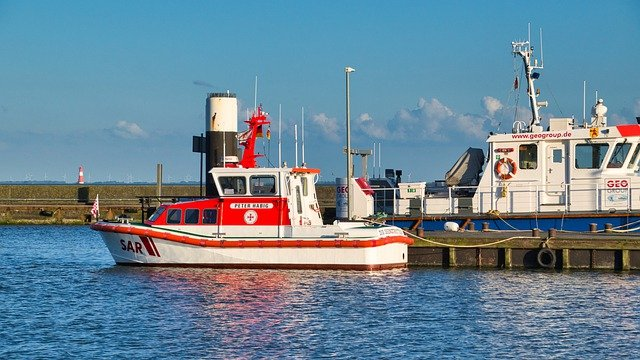
#> input picture boats.jpg, 640 x 360 px
$ jupyter execute image-processing-opencv.ipynb   (shell and % lines are left out)
#> lines starting #> are read from the running program, lines starting #| are printed output that depends on the picture; after the words box and inside, x2 and y2 are one past the last pixel; in counts of white or black regions, pixels touching at a corner belong together
[cell 1]
import cv2
from matplotlib import pyplot as plt
import numpy as np
import random

[cell 2]
IMAGE_PATH = "boats.jpg"

img = cv2.imread(IMAGE_PATH)
#> img is the input picture: shape (360, 640, 3); mean B, G, R 149.4, 133.2, 107.4
img = cv2.cvtColor(img, cv2.COLOR_BGR2GRAY)
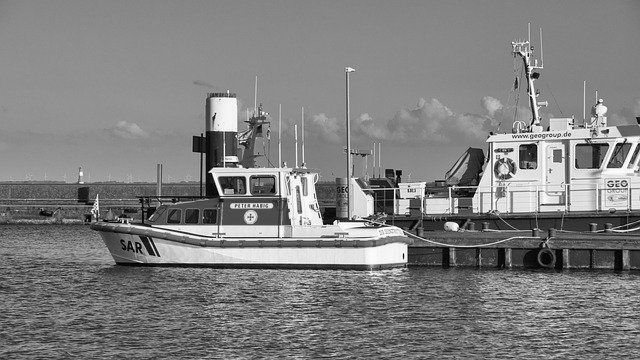
#> img: shape (360, 640); min 0, max 255, mean 127.3

### 1. Crie primeiramente um script ou Jupyter notebook que receba uma imagem e a suavize com filtros implementados. Tente implementar filtros da própria biblioteca OpenCV, mas utilizando parâmetros alternáveis como tamanho do kernel e sigma, caso seja o gaussiano, por exemplo.

[cell 3]
# Sigma
sigma = 20
# Kernel
kernel = 5

blur = cv2.GaussianBlur(img, (kernel, kernel), sigma)
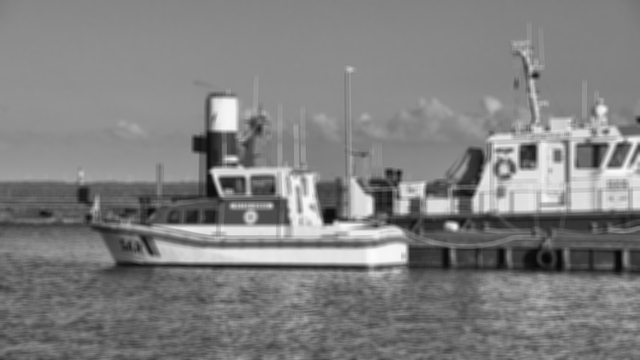
#> blur: shape (360, 640); min 7, max 251, mean 127.3

# Visualização das imagens
plt.imshow(img, cmap="gray"),plt.title('Original')
plt.xticks([]),plt.yticks([])
plt.show()
plt.imshow(blur, cmap="gray"),plt.title('Imagem filtrada')
plt.xticks([]),plt.yticks([])
plt.show()

### 2. Na mesma imagem ou em uma outra, aplique alguns filtros para enaltecer as bordas, linhas e contornos.

[cell 4]
# Filtro de Laplacian
kernel = np.array((
  [0, 1, 0],
  [1, -4, 1],
  [0, 1, 0]), dtype="int")
# Realiza a convolução
filtered = cv2.filter2D(img, -1, kernel)
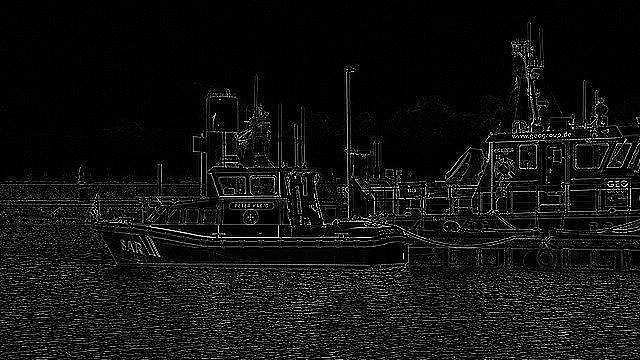
#> filtered: shape (360, 640); min 0, max 255, mean 19.4
# Visualização das imagens
plt.imshow(img, cmap="gray"),plt.title('Original')
plt.xticks([]),plt.yticks([])
plt.show()
plt.imshow(filtered, cmap="gray"),plt.title('Imagem filtrada')
plt.xticks([]),plt.yticks([])
plt.show()

### 3. E que tal implementarmos alguns filtros agora no domínio da frequência? Use sua imaginação e desenvolva filtros que apliquem nas imagens convertidas através da transformada de Fourier para criar novos esquemas de borramento e de bordas, utilize os filtros passa-baixa, passa-alta e passa-faixa para criar esses estilos

### Filtro passa-baixa

[cell 5]
# Kernel
kernel = 5

blur = cv2.blur(img, (kernel, kernel))
# Visualização das imagens
plt.imshow(img, cmap="gray"),plt.title('Original')
plt.xticks([]),plt.yticks([])
plt.show()
plt.imshow(blur, cmap="gray"),plt.title('Imagem filtrada')
plt.xticks([]),plt.yticks([])
plt.show()

### Filtro passa alta

[cell 6]
# Filtro de Laplacian
kernel = np.array((
  [-1, -1, -1],
  [-1, 9, -1],
  [-1, -1, -1]), dtype="int")
# Realiza a convolução
filtered = cv2.filter2D(img, -1, kernel)
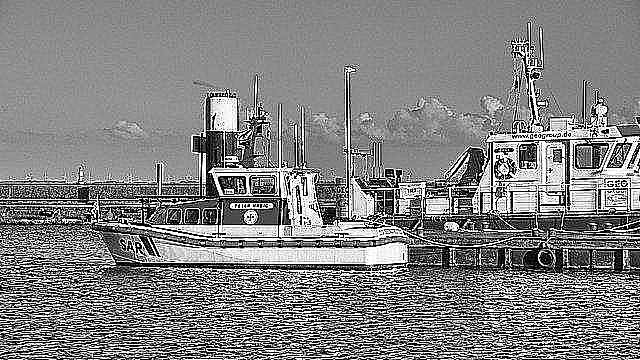
#> filtered: shape (360, 640); min 0, max 255, mean 129.9
# Visualização das imagens
plt.imshow(img, cmap="gray"),plt.title('Original')
plt.xticks([]),plt.yticks([])
plt.show()
plt.imshow(filtered, cmap="gray"),plt.title('Imagem filtrada')
plt.xticks([]),plt.yticks([])
plt.show()

### 4. Desafio final! Visto que as imagens que você utilizou provavelmente devem ser sem ruídos, que tal dificultar as coisas e aplicar algum ruído? Veja sobre distribuições e como criar alguns ruídos aditivos ou impulsivos como Gaussiano, Sal e Pimenta, Erlang e outros, e aplicá-los para filtrar as imagens retirando ou amenizando esses ruídos!

[cell 7]
# Ruidos filtro Sal e Pimenta


def add_noise(im):

    row , col = im.shape
#> row = 360; col = 640

    number_of_pixels = random.randint(300, 10000)
    for i in range(number_of_pixels):

        y_coord=random.randint(0, row - 1)

        x_coord=random.randint(0, col - 1)

        im[y_coord][x_coord] = 255
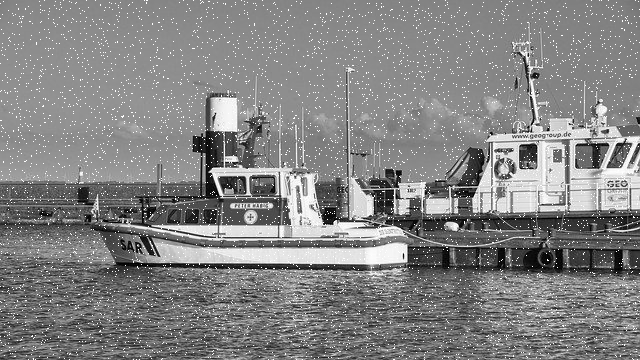
#> im: shape (360, 640); min 0, max 255, mean 131

    number_of_pixels = random.randint(300 , 10000)
    for i in range(number_of_pixels):

        y_coord=random.randint(0, row - 1)

        x_coord=random.randint(0, col - 1)

        im[y_coord][x_coord] = 0
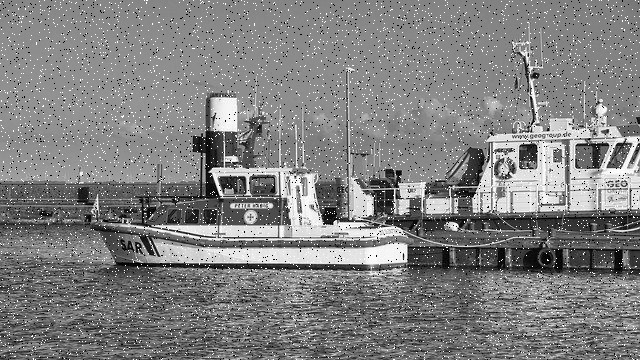
#> im: shape (360, 640); 1.86% of pixels changed, all inside (x1, y1, x2, y2) = (0, 0, 640, 360)

    return im


# Visualização das imagens
plt.imshow(img, cmap="gray"),plt.title('Original')
plt.xticks([]),plt.yticks([])
plt.show()
plt.imshow(add_noise(img), cmap="gray"),plt.title('Imagem filtrada')
plt.xticks([]),plt.yticks([])
plt.show()
